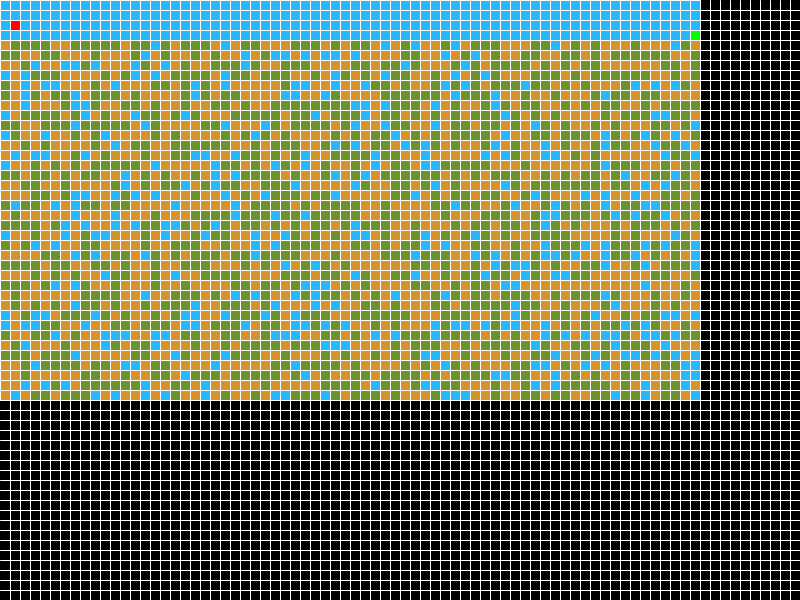
Frame 1 (no input)
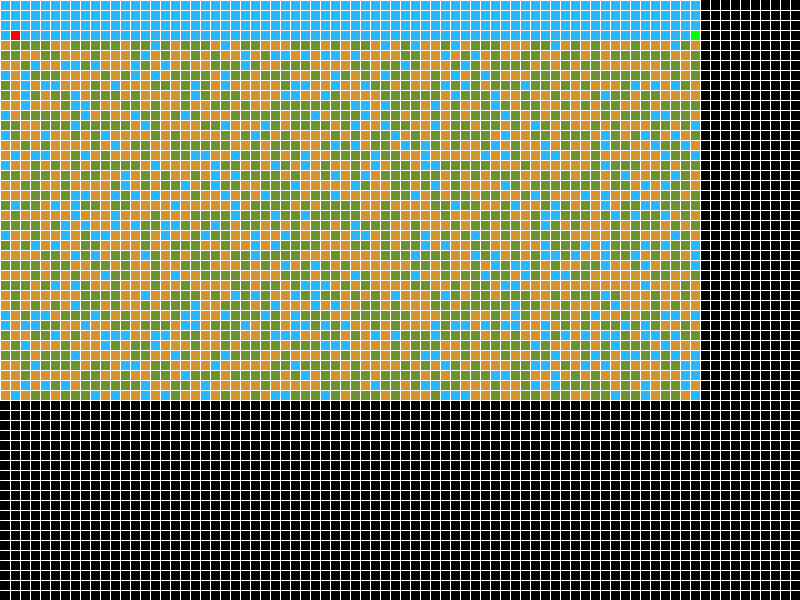
Frame 60 (the mouse pressed at the canvas centre just before this capture)
Frame 120 (the mouse held since frame 60 and released just before this capture): identical to frame 60, image omitted

The Processing sketch that drew these frames (run headless with seeded random() and noise(); from frame 60 on, the mouse is pressed at the canvas centre):

// Processing sketch: SideScroller
// ── SideScroller.pde
//  SideScroller by 
// An assignment template
//
// 
// Link: https://www.openprocessing.org/sketch/816638

World[][] worldOne;
Player player = new Player();
int squaresize = 10;
WorldObject exit;
//PVector exit;
boolean[] downKeys = new boolean[256];
boolean[] downCodedKeys = new boolean[256];

void setup() {
  size(800, 600);
  //size(1280, 960);
  //size(1440, 900);
  //size(1600, 900);
  //size(1680, 1050);
  //size(1920, 1080);
  //fullScreen();
  background(0);
  fill(255);
  stroke(255);
  worldOne = new World[70][40];  //x , y
  println("Dungeon size is: " + worldOne.length + " in x direction &: " + worldOne[0].length + " in y direction");
  for (int xline = squaresize; xline<width; xline+=squaresize) {
    line(xline, 0, xline, height);
  }
  for (int yline = squaresize; yline<height; yline+=squaresize) {
    line(0, yline, width, yline);
  }
  for (int ydir = 0; ydir<worldOne[0].length; ydir++) {
    for (int xdir = 0; xdir<worldOne.length; xdir++) {
      worldOne[xdir][ydir] = new World(worldOne[0].length, ydir);
    }
  }
  exit = new WorldObject(false,new PVector(worldOne.length-1, 3), color(0, 255, 0));
  frameRate(10);
  println("Finished setup @: " + millis());
}

void draw() {
  println(worldOne[0].length);
  if (player.place.y<worldOne[0].length-1) {
    if (player.falling(worldOne[int(player.place.x)][int(player.place.y+1)].passable)) {
      player.action(false);
    } else {
      player.action(true);
    }
  } else {
    player.health = 0;
  }
  if (player.isDead()) {
    background(255, 0, 0);
  } else {
    for (int xdir = 0; xdir<worldOne.length; xdir++) {
      for (int ydir = 0; ydir<worldOne[0].length; ydir++) {
        worldOne[xdir][ydir].draw(xdir, ydir, squaresize);
      }
    }
    exit.draw();
    player.draw();
    if ((int)player.place.x == exit.place.x && (int)player.place.y == exit.place.y) {
      exit();
    }
  }
}

void keyPressed() {
  if (key == CODED) {
    //print("Code: " + keyCode + ". ");
    if (keyCode<256) {
      downCodedKeys[keyCode] = true;
    }
  } else {
    //print("Key: " + (int)key + ". ");
    if (key<256) {
      downKeys[key] = true;
    }
  }
}
void keyReleased() {
  if (key == CODED) {
    //print("LiftCode: " + keyCode + ". ");
    if (keyCode<256) {
      downCodedKeys[keyCode] = false;
    }
  } else {
    //print("LiftKey: " + (int)key + ". ");
    if (key<256) {
      downKeys[key] = false;
    }
  }
}

// ── Player.pde
class Player extends WorldObject {
  Player() {
    super();
    worldObjectColor = color(255, 0, 0);
  }
  Player(boolean tempblocked) {
    super(tempblocked);
    worldObjectColor = color(255, 0, 0);
  }
  void moveForward() {
    print(place + " : " + direction);
    if (int(place.y+direction.y)>0 && int(place.x+direction.x)>0) {
      place.add(direction);
      println(" .Now: " + place);
    }
  }
  /*void selfNavigate() {
   println(place + " : " + direction);
   if (int(place.y-direction.x)>0 && int(place.x+direction.y)>0) {
   if (World[int(place.y-direction.x)][int(place.x+direction.y)].passable == true) {
   println("Nothing to left");
   place.x+=direction.y;
   place.y-=direction.x;
   int temp = int(direction.x);
   direction.x=int(direction.y);
   direction.y=-temp;
   }
   } else {
   println("Something to left");
   if (int(place.y+direction.y)>0 && int(place.x+direction.x)>0) {
   if (World[int(place.y+direction.y)][int(place.x+direction.x)].passable == true) {
   println("Something to left. Nothing in front");
   place.add(direction);
   }
   } else {
   println("Something in front");
   if (World[int(place.y+direction.x)][int(place.x-direction.y)].passable == true) {
   println("Something to left & in front. Nothing to right");
   place.x-=direction.y;
   place.y+=direction.x;
   int temp = int(direction.x);
   direction.x=-int(direction.y);
   direction.y=temp;
   } else {
   println("Something to left & in front & to right = deadend");
   place.x-=direction.x;
   place.y-=direction.y;
   direction.x=-int(direction.x);
   direction.y=-int(direction.y);
   }
   }
   }
   }*/
  void action(boolean tJump) {
    /*for (int index =50; index<100; index++) {//downCodedKeys.length
     //println(index + " : " + downCodedKeys[index]);
     println(index + " : " + downKeys[index]);
     }*/
    PVector sumDirection = new PVector(0, 0);
    if (downCodedKeys[38]) {
      direction = new PVector(0, -1);
      sumDirection.add(direction);
      if (worldOne[int(player.place.x)][int(player.place.y-1)].passable && tJump) {
        place.add(direction);
      }
    }
    if (downCodedKeys[40] ) {
      direction = new PVector(0, 1);
      sumDirection.add(direction);
    }
    if (downCodedKeys[37]) {
      direction = new PVector(-1, 0);
      sumDirection.add(direction);
      if (int(player.place.x-1)>=0) {
        if (worldOne[int(player.place.x-1)][int(player.place.y)].passable) {
          place.add(direction);
        }
      }
    }
    if (downCodedKeys[39]) {
      direction = new PVector(1, 0);
      sumDirection.add(direction);
      if (int(player.place.x)<worldOne.length-1) {
        if (worldOne[int(player.place.x+1)][int(player.place.y)].passable) {
          place.add(direction);
        }
      }
    }
    if (sumDirection.mag()>0) {
      direction=sumDirection;
    }
    if (downKeys[97]) {
      print("Attacking! " + direction);
      worldOne[int(place.x+direction.x)][int(place.y+direction.y)].attacked(byte(1));
    }
  }
}

// ── WO.pde
class WorldObject {
  byte squaresize, health;
  //boolean running = true;
  PVector place = new PVector(1, 1);
  PVector direction = new PVector(1, 0);  //float xdir, ydir;
  boolean passable, destructible;
  color worldObjectColor;

  WorldObject() {
    squaresize = 10;
    health = byte(random(10, 20));
    passable = boolean(round(random(0, 1)));
    if (passable == false) {
      worldObjectColor = color(214, 146, 43);
      destructible = boolean(round(random(0, 1)));
    } else {
      worldObjectColor = color(38, 184, 250);
      destructible=false;
    }
  }
  WorldObject(boolean tempblocked) {
    squaresize = 10;
    health = byte(random(10, 20));
    passable = tempblocked;
    destructible = tempblocked;
  }
  WorldObject(boolean tempblocked,PVector tempPlace, color tempWorldObjectColor) {
    squaresize = 10;
    health = byte(random(10, 20));
    place = tempPlace;
    worldObjectColor = tempWorldObjectColor;
    passable = tempblocked;
    destructible = tempblocked;
  }
  boolean falling(boolean tpassable) {
    //println(tpassable);
    if (tpassable) {
      place.add(new PVector(0, 1));
      return true;
    } else {
      return false;
    }
  }
  void draw() {
    fill(worldObjectColor);
    square(place.x*squaresize, place.y*squaresize, squaresize);
  }
  void attacked(byte tdamage) {
    if (destructible) {
      health-=tdamage;
    }
    println("Attacked WO. Health left: " + health);
  }
  boolean isDead() {
    if (health>0) {
      return false;
    } else {
      return true;
    }
  }
}

// ── World.pde
class World {
  byte health;
  boolean passable, destructible;
  color worldColor;

  World() {
    health = 10;
    passable = boolean(round(random(0, 1)));
    if (passable == false) {
      destructible = boolean(round(random(0, 1)));
      worldColor = color(214, 146, 43);
    } else {
      worldColor = color(38, 184, 250);
      destructible=false;
    }
  }
  World(int wHeight, int bHeight) {
    health = 10;
    if (bHeight<wHeight*0.1) {
      passable = true;
      destructible=false;
      worldColor = color(38, 184, 250);
    } else {
      if (random(0, 100)<85) {
        passable = false;
        destructible = boolean(round(random(0, 1)));
        worldColor = color(214*(int(destructible)+1)/2, 146, 43);
      } else {
        passable = true;
        destructible=false;
        worldColor = color(38, 184, 250);
      }
    }
  }
  World(boolean tempblocked) {
    health = 10;
    passable = tempblocked;
    destructible = tempblocked;
  }
  void draw(int tempXdir, int tempYdir, int tempSquaresize) {
    fill(worldColor, 255*(10-(health%10)));
    square(tempXdir*tempSquaresize, tempYdir*tempSquaresize, tempSquaresize);
  }
  void attacked(byte tdamage) {
    if (destructible) {
      health-=tdamage;
    }
    if (isDead()) {
      passable = true;
      destructible=false;
      worldColor = color(38, 184, 250);
    }
    println("Attacked World. Destructible: "+destructible+". Health left: " + health);
  }
  boolean isDead() {
    if (health>0) {
      return false;
    } else {
      return true;
    }
  }
}
